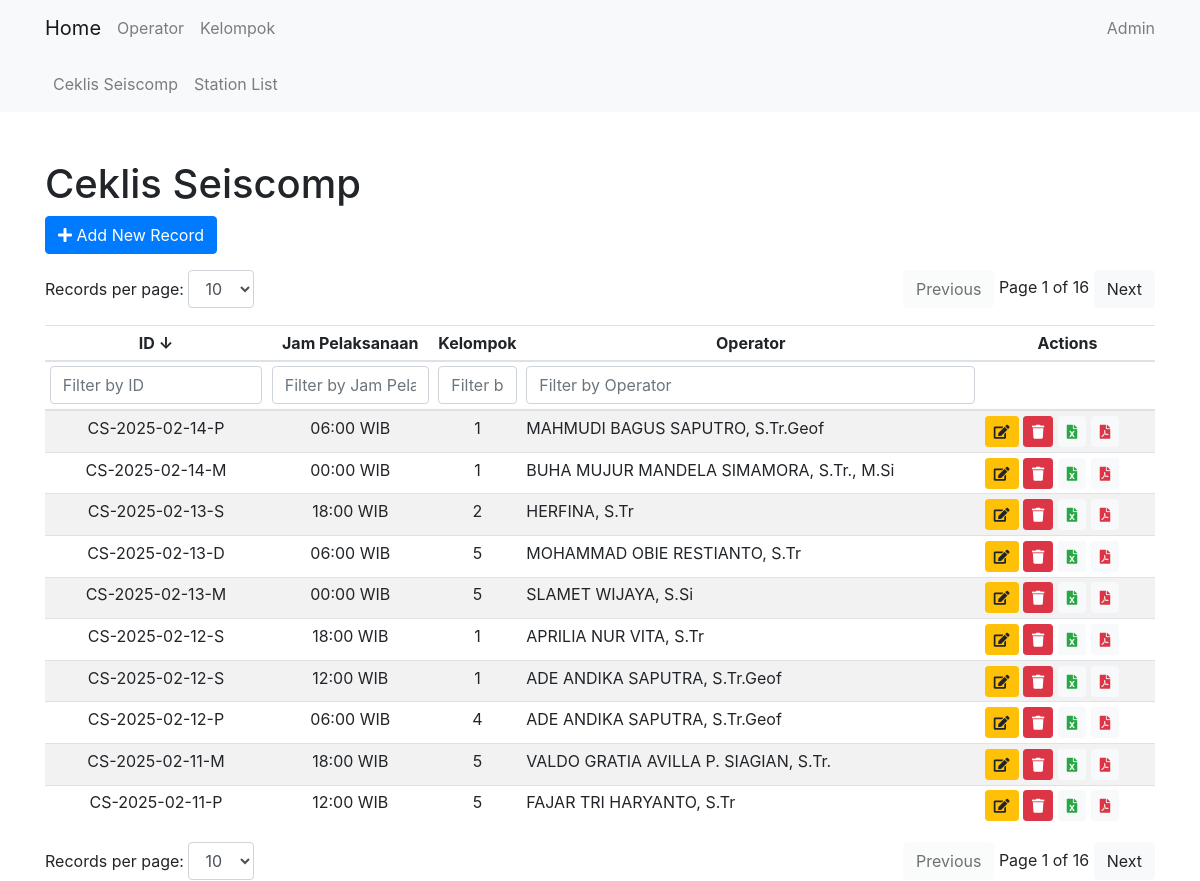
The app's page /cl_seiscomp/ with its own data.
### cl_seiscomp/models.py (models this page shows, shortened)
class CsRecordModel(models.Model):
    date = models.DateField(default=timezone.now)
    cs_id = models.CharField(max_length=15, default='0')
    shift = models.CharField(max_length=15, choices=SHIFT, default='P')
    jam_pelaksanaan = models.CharField(max_length=20, choices=WAKTU, default='12:00 WIB')
    kelompok = models.IntegerField(choices=KELOMPOK, default=1)
    operator = models.ForeignKey(Operator, on_delete=models.CASCADE)
    gaps = models.TextField(max_length=10000, null=True, blank=True)
    spikes = models.TextField(max_length=10000, null=True, blank=True)
    blanks = models.TextField(max_length=10000, null=True, blank=True)
    slmon = models.PositiveIntegerField(null=True, blank=True, default=0)
    count_gaps = models.PositiveIntegerField(null=True, blank=True, default=0)
    count_spikes = models.PositiveIntegerField(null=True, blank=True, default=0)
    count_blanks = models.PositiveIntegerField(null=True, blank=True, default=0)
    slmon_image = models.ImageField(upload_to='cl_seiscomp/slmon_images/', null=True, blank=True)

### core/models.py (models this page shows)
class Operator(models.Model):
    name = models.CharField(max_length=100)
    NIP = models.CharField(max_length=18)
    nickname = models.CharField(max_length=100, default='')
    def __str__(self):
        return self.name

### cl_seiscomp/views.py (the view)
# urls.py: path('', CsListView.as_view(), name='cs_list'),
class CsListView(ListView):
    model = CsRecordModel
    template_name = 'cl_seiscomp/cs_list.html'
    context_object_name = 'csrecords'

### cl_seiscomp/templates/cl_seiscomp/cs_list.html (shortened to what this page needs)
{% extends 'core/base.html' %}
{% block content %}
<h1 class="mt-5">Ceklis Seiscomp</h1>
<a href="{% url 'cl_seiscomp:cs_create' %}" class="btn btn-primary mb-3">
    <i class="fas fa-plus"></i> Add New Record
</a>
<div class="d-flex justify-content-between mb-3">
    <div>
        <label for="recordsPerPageTop">Records per page:</label>
        <select id="recordsPerPageTop" class="form-control d-inline-block w-auto">
            <option value="10" selected>10</option>
        </select>
    </div>
    <div>
        <button id="prevPageTop" class="btn btn-light">Previous</button>
        <span id="pageInfoTop"></span>
        <button id="nextPageTop" class="btn btn-light">Next</button>
    </div>
</div>
<table class="table mt-3 table-striped table-sm" id="csRecordTable">
    <thead>
        <tr>
            <th onclick="sortTable(0)" style="cursor: pointer; text-align: center;" width="20%">ID <span id="idSortArrow">↓</span></th>
            <th onclick="sortTable(1)" style="cursor: pointer; text-align: center;" width="15%">Jam Pelaksanaan </th>
            <th onclick="sortTable(2)" style="cursor: pointer; text-align: center;" width="5%">Kelompok </th>
            <th onclick="sortTable(3)" style="cursor: pointer; text-align: center;">Operator </th>
            <th style="text-align: center;">Actions</th>
        </tr>
        <tr>
            <th><input type="text" id="idFilter" onkeyup="filterTable(0)" placeholder="Filter by ID" class="form-control"></th>
            <th><input type="text" id="jampelFilter" onkeyup="filterTable(1)" placeholder="Filter by Jam Pelaksanaan" class="form-control"></th>
            <th><input type="text" id="kelompokFilter" onkeyup="filterTable(2)" placeholder="Filter by Kelompok" class="form-control"></th>
            <th><input type="text" id="operatorFilter" onkeyup="filterTable(3)" placeholder="Filter by Operator" class="form-control"></th>
            <th></th>
        </tr>
    </thead>
    <tbody id="csRecordTableBody">
        {% for record in csrecords %}
        <tr>
            <td style="text-align: center;">{{ record.cs_id }}</td>
            <td style="text-align: center;">{{ record.jam_pelaksanaan }}</td>
            <td style="text-align: center;">{{ record.kelompok }}</td>
            <td>{{ record.operator }}</td>
            <td>
                <a href="{% url 'cl_seiscomp:cs_update' record.pk %}" class="btn btn-sm btn-warning" data-toggle="tooltip" title="Edit">
                    <i class="fas fa-edit"></i>
                </a>
                <form action="{% url 'cl_seiscomp:cs_delete' record.pk %}" method="post" style="display:inline;">
                    <button type="button" class="btn btn-sm btn-danger delete-button" data-toggle="tooltip" title="Delete">
                        <i class="fas fa-trash"></i>
                    </button>
                </form>
                <a href="{% url 'cl_seiscomp:cs_export_excel' record.pk %}" class="btn btn-sm btn-light text-success">
                    <i class="fas fa-file-excel"></i>
                </a>
                <a href="{% url 'cl_seiscomp:cs_export_pdf' record.pk %}" class="btn btn-sm btn-light text-danger">
                    <i class="fas fa-file-pdf"></i>
                </a>
            </td>
        </tr>
        {% endfor %}
    </tbody>
</table>
<div class="d-flex justify-content-between">
    <div>
        <label for="recordsPerPage">Records per page:</label>
        <select id="recordsPerPage" class="form-control d-inline-block w-auto">
            <option value="10" selected>10</option>
        </select>
    </div>
    <div>
        <button id="prevPage" class="btn btn-light">Previous</button>
        <span id="pageInfo"></span>
        <button id="nextPage" class="btn btn-light">Next</button>
    </div>
</div>
{% endblock %}

### records on screen
CsRecordModel: cs_id "CS-2025-02-11-P", jam_pelaksanaan "12:00 WIB", kelompok "5", operator "FAJAR TRI HARYANTO, S.Tr"
CsRecordModel: cs_id "CS-2025-02-11-M", jam_pelaksanaan "18:00 WIB", kelompok "5", operator "VALDO GRATIA AVILLA P. SIAGIAN, S.Tr."
CsRecordModel: cs_id "CS-2025-02-12-P", jam_pelaksanaan "06:00 WIB", kelompok "4", operator "ADE ANDIKA SAPUTRA, S.Tr.Geof"
CsRecordModel: cs_id "CS-2025-02-12-S", jam_pelaksanaan "12:00 WIB", kelompok "1", operator "ADE ANDIKA SAPUTRA, S.Tr.Geof"
CsRecordModel: cs_id "CS-2025-02-12-S", jam_pelaksanaan "18:00 WIB", kelompok "1", operator "APRILIA NUR VITA, S.Tr"
CsRecordModel: cs_id "CS-2025-02-13-M", jam_pelaksanaan "00:00 WIB", kelompok "5", operator "SLAMET WIJAYA, S.Si"
CsRecordModel: cs_id "CS-2025-02-13-D", jam_pelaksanaan "06:00 WIB", kelompok "5", operator "MOHAMMAD OBIE RESTIANTO, S.Tr"
CsRecordModel: cs_id "CS-2025-02-13-S", jam_pelaksanaan "18:00 WIB", kelompok "2", operator "HERFINA, S.Tr"
CsRecordModel: cs_id "CS-2025-02-14-M", jam_pelaksanaan "00:00 WIB", kelompok "1", operator "BUHA MUJUR MANDELA SIMAMORA, S.Tr., M.Si"
CsRecordModel: cs_id "CS-2025-02-14-P", jam_pelaksanaan "06:00 WIB", kelompok "1", operator "MAHMUDI BAGUS SAPUTRO, S.Tr.Geof"
